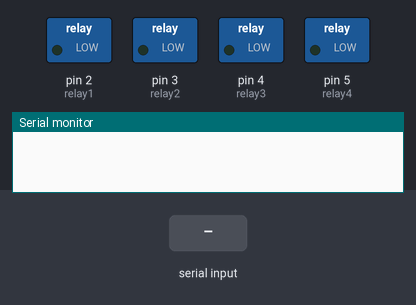
Bench run of a sketch on a simulated Arduino Uno, built with avr-gcc and run on an emulated ATmega328P. On the bench: switched loads named in the sketch (green lamp = pin HIGH), the last lines printed to the serial monitor. Inputs (shaded band) come from the test bench.

Above: at 1.2 s.
1.3 s: "a" received over Serial
At 1.9 s:
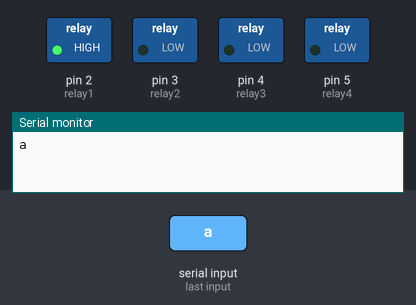
2.8 s: "b" received over Serial
At 4.0 s:
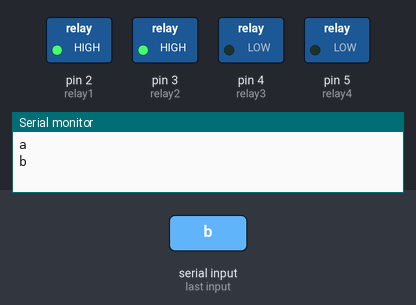
4.3 s: "A" received over Serial
At 5.4 s:
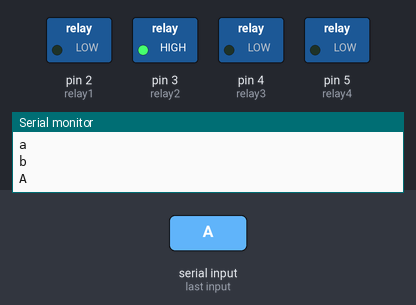
5.8 s: "c" received over Serial
At 6.5 s:
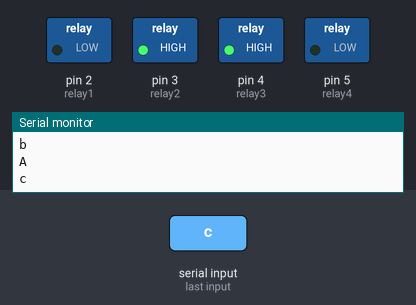
7.3 s: "B" received over Serial
At 7.7 s:
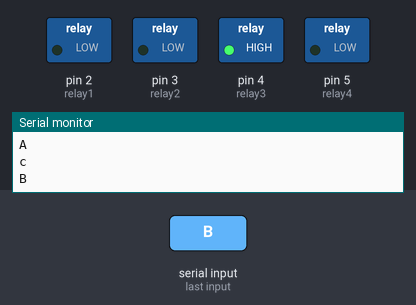
8.8 s: "d" received over Serial
At 10.0 s:
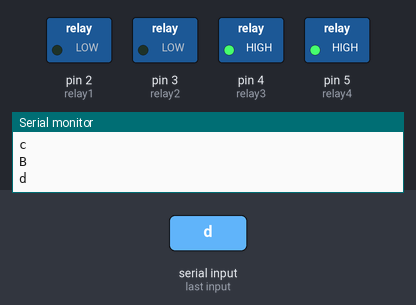
Timing chart, 0 to 11.3 s (numbered marks = the images above; inputs shaded):
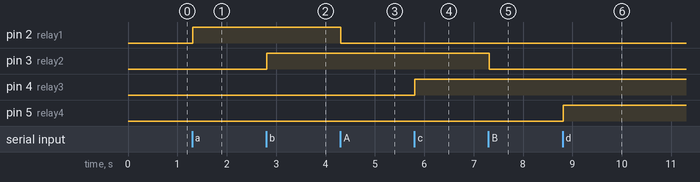

The sketch:

4-Channel_Relay.ino
```cpp
String inputs;
#define relay1 2 //Connect relay1 to pin 9
#define relay2 3 //Connect relay2 to pin 8
#define relay3 4 //Connect relay3 to pin 7
#define relay4 5 //Connect relay4 to pin 6
#define relay5 6 //Connect relay5 to pin 5
#define relay6 7 //Connect relay6 to pin 4
#define relay7 8 //Connect relay7 to pin 3
#define relay8 9 //Connect relay8 to pin 2
void setup()
{
Serial.begin(9600); //Set rate for communicating with phone
pinMode(relay1, OUTPUT); //Set relay1 as an output
pinMode(relay2, OUTPUT); //Set relay2 as an output
pinMode(relay3, OUTPUT); //Set relay1 as an output
pinMode(relay4, OUTPUT); //Set relay2 as an output
digitalWrite(relay1, LOW); //Switch relay1 off
digitalWrite(relay2, LOW); //Swtich relay2 off
digitalWrite(relay3, LOW); //Switch relay1 off
digitalWrite(relay4, LOW); //Swtich relay2 off
}
void loop()
{
while(Serial.available()) //Check if there are available bytes to read
{
delay(10); //Delay to make it stable
char c = Serial.read(); //Conduct a serial read
if (c == '#'){
break; //Stop the loop once # is detected after a word
}
inputs += c; //Means inputs = inputs + c
}
if (inputs.length() >0)
{
Serial.println(inputs);

if(inputs == "A")
{
digitalWrite(relay1, LOW);
}
else if(inputs == "a")
{
digitalWrite(relay1, HIGH);
}
else if(inputs == "B")
{
digitalWrite(relay2, LOW);
}
else if(inputs == "b")
{
digitalWrite(relay2, HIGH);
}
else if(inputs == "C")
{
digitalWrite(relay3, LOW);
}
else if(inputs == "c")
{
digitalWrite(relay3, HIGH);
}
else if(inputs == "D")
{
digitalWrite(relay4, LOW);
}
else if(inputs == "d")
{
digitalWrite(relay4, HIGH);
}
else if(inputs == "E")
{
}
inputs="";
}
}
```

Measured:
- after the input at 1.3 s, pin 2 (relay1): LOW → HIGH at once
- after the input at 2.8 s, pin 3 (relay2): LOW → HIGH at once
- after the input at 4.3 s, pin 2 (relay1): HIGH → LOW at once
- after the input at 5.8 s, pin 4 (relay3): LOW → HIGH at once
- after the input at 7.3 s, pin 3 (relay2): HIGH → LOW at once
- after the input at 8.8 s, pin 5 (relay4): LOW → HIGH at once
